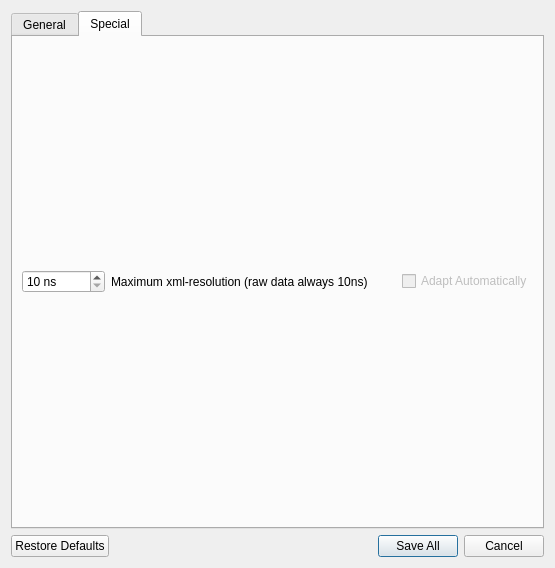
<?xml version="1.0" encoding="UTF-8"?>
<ui version="4.0">
 <class>Dialog_Options</class>
 <widget class="QDialog" name="Dialog_Options">
  <property name="geometry">
   <rect>
    <x>0</x>
    <y>0</y>
    <width>555</width>
    <height>568</height>
   </rect>
  </property>
  <property name="windowTitle">
   <string>TILDA Options</string>
  </property>
  <property name="modal">
   <bool>false</bool>
  </property>
  <layout class="QVBoxLayout" name="verticalLayout">
   <item>
    <widget class="QTabWidget" name="tabWidget">
     <property name="currentIndex">
      <number>1</number>
     </property>
     <widget class="QWidget" name="tab_generalSettings">
      <attribute name="title">
       <string>General</string>
      </attribute>
      <layout class="QVBoxLayout" name="verticalLayout_2">
       <item>
        <widget class="QGroupBox" name="groupBox_preScan">
         <property name="title">
          <string>PRE SCAN</string>
         </property>
         <layout class="QHBoxLayout" name="horizontalLayout_2">
          <item>
           <widget class="QLabel" name="label">
            <property name="toolTip">
             <string>The pre scan timeout is the maximum time for any pre scan measurement. If not all measurements are completed within this time, the measurement is started anyhow.</string>
            </property>
            <property name="text">
             <string>Pre scan timeout:</string>
            </property>
            <property name="scaledContents">
             <bool>false</bool>
            </property>
            <property name="wordWrap">
             <bool>true</bool>
            </property>
           </widget>
          </item>
          <item>
           <widget class="QDoubleSpinBox" name="doubleSpinBox_preScanTimeout">
            <property name="sizePolicy">
             <sizepolicy hsizetype="Fixed" vsizetype="Fixed">
              <horstretch>0</horstretch>
              <verstretch>0</verstretch>
             </sizepolicy>
            </property>
            <property name="toolTip">
             <string>The pre scan timeout is the maximum time for any pre scan measurement. If not all measurements are completed within this time, the measurement is started anyhow.</string>
            </property>
            <property name="suffix">
             <string> s</string>
            </property>
            <property name="decimals">
             <number>1</number>
            </property>
            <property name="minimum">
             <double>0.000000000000000</double>
            </property>
            <property name="maximum">
             <double>1000.000000000000000</double>
            </property>
            <property name="value">
             <double>60.000000000000000</double>
            </property>
           </widget>
          </item>
          <item>
           <spacer name="horizontalSpacer_2">
            <property name="orientation">
             <enum>Qt::Horizontal</enum>
            </property>
            <property name="sizeHint" stdset="0">
             <size>
              <width>40</width>
              <height>20</height>
             </size>
            </property>
           </spacer>
          </item>
         </layout>
        </widget>
       </item>
       <item>
        <widget class="QGroupBox" name="groupBox_Connect">
         <property name="title">
          <string>CONNECT</string>
         </property>
         <layout class="QVBoxLayout" name="verticalLayout_4">
          <item>
           <widget class="QCommandLinkButton" name="link_openFpgaConfig">
            <property name="text">
             <string>...\Driver\DataAcquisitionFpga\fpga_config.xml</string>
            </property>
            <property name="description">
             <string>Open fpga config to change the FPGA configuration for this system</string>
            </property>
           </widget>
          </item>
          <item>
           <widget class="Line" name="line">
            <property name="orientation">
             <enum>Qt::Horizontal</enum>
            </property>
           </widget>
          </item>
          <item>
           <widget class="QCommandLinkButton" name="link_openTritonConfig">
            <property name="text">
             <string>...\Driver\TritonListener\TritonConfig.py</string>
            </property>
            <property name="description">
             <string>Open config file to change the Triton configuration</string>
            </property>
           </widget>
          </item>
          <item>
           <layout class="QHBoxLayout" name="horizontalLayout_3">
            <property name="topMargin">
             <number>0</number>
            </property>
            <item>
             <widget class="QLabel" name="label_3">
              <property name="sizePolicy">
               <sizepolicy hsizetype="Preferred" vsizetype="Preferred">
                <horstretch>0</horstretch>
                <verstretch>0</verstretch>
               </sizepolicy>
              </property>
              <property name="text">
               <string>Triton reading interval:</string>
              </property>
             </widget>
            </item>
            <item>
             <widget class="QSpinBox" name="spinBox_tritonReadInterval">
              <property name="sizePolicy">
               <sizepolicy hsizetype="Fixed" vsizetype="Fixed">
                <horstretch>0</horstretch>
                <verstretch>0</verstretch>
               </sizepolicy>
              </property>
              <property name="suffix">
               <string> ms</string>
              </property>
              <property name="maximum">
               <number>9999</number>
              </property>
              <property name="value">
               <number>100</number>
              </property>
             </widget>
            </item>
            <item>
             <spacer name="horizontalSpacer">
              <property name="orientation">
               <enum>Qt::Horizontal</enum>
              </property>
              <property name="sizeHint" stdset="0">
               <size>
                <width>40</width>
                <height>20</height>
               </size>
              </property>
             </spacer>
            </item>
           </layout>
          </item>
          <item>
           <widget class="QCheckBox" name="checkBox_disableTritonLink">
            <property name="enabled">
             <bool>false</bool>
            </property>
            <property name="text">
             <string>DISABLE all Triton functionality (&quot;local&quot;)</string>
            </property>
           </widget>
          </item>
         </layout>
        </widget>
       </item>
       <item>
        <widget class="QGroupBox" name="groupBox_scanFinished">
         <property name="enabled">
          <bool>true</bool>
         </property>
         <property name="autoFillBackground">
          <bool>false</bool>
         </property>
         <property name="title">
          <string>SCAN FINISHED WINDOW</string>
         </property>
         <property name="flat">
          <bool>false</bool>
         </property>
         <property name="checkable">
          <bool>true</bool>
         </property>
         <layout class="QVBoxLayout" name="verticalLayout_3">
          <item>
           <widget class="QLabel" name="label_scanFinishedWin">
            <property name="text">
             <string>Show the green scan finished window aftger a successfull scan.</string>
            </property>
           </widget>
          </item>
          <item>
           <widget class="QCheckBox" name="checkBox_playSound">
            <property name="text">
             <string>Play random sound after each successful scan</string>
            </property>
           </widget>
          </item>
          <item>
           <widget class="QCommandLinkButton" name="link_openSoundsFolder">
            <property name="text">
             <string>...\Interface\Sounds</string>
            </property>
            <property name="description">
             <string>Go to Folder to add or remove sounds from the random rotation.</string>
            </property>
           </widget>
          </item>
          <item>
           <widget class="QPushButton" name="pushButton_chooseSoundsFolder">
            <property name="text">
             <string>Choose Sounds Folder</string>
            </property>
           </widget>
          </item>
         </layout>
        </widget>
       </item>
       <item>
        <spacer name="verticalSpacer">
         <property name="orientation">
          <enum>Qt::Vertical</enum>
         </property>
         <property name="sizeHint" stdset="0">
          <size>
           <width>20</width>
           <height>40</height>
          </size>
         </property>
        </spacer>
       </item>
      </layout>
     </widget>
     <widget class="QWidget" name="tab_special">
      <attribute name="title">
       <string>Special</string>
      </attribute>
      <layout class="QVBoxLayout" name="verticalLayout_5">
       <item>
        <layout class="QHBoxLayout" name="horizontalLayout">
         <item>
          <widget class="QSpinBox" name="spinBox_xmlResolution">
           <property name="enabled">
            <bool>true</bool>
           </property>
           <property name="sizePolicy">
            <sizepolicy hsizetype="Maximum" vsizetype="Fixed">
             <horstretch>0</horstretch>
             <verstretch>0</verstretch>
            </sizepolicy>
           </property>
           <property name="suffix">
            <string> ns</string>
           </property>
           <property name="prefix">
            <string/>
           </property>
           <property name="minimum">
            <number>10</number>
           </property>
           <property name="maximum">
            <number>100000</number>
           </property>
           <property name="singleStep">
            <number>10</number>
           </property>
          </widget>
         </item>
         <item>
          <widget class="QLabel" name="label_2">
           <property name="enabled">
            <bool>true</bool>
           </property>
           <property name="text">
            <string>Maximum xml-resolution (raw data always 10ns)</string>
           </property>
          </widget>
         </item>
         <item>
          <widget class="QCheckBox" name="checkBox_autoResolution">
           <property name="enabled">
            <bool>false</bool>
           </property>
           <property name="sizePolicy">
            <sizepolicy hsizetype="Maximum" vsizetype="Fixed">
             <horstretch>0</horstretch>
             <verstretch>0</verstretch>
            </sizepolicy>
           </property>
           <property name="toolTip">
            <string>Let TILDA estimate the array size and limit the resolution accordingly to avoid MEMORY erros. </string>
           </property>
           <property name="text">
            <string>Adapt Automatically</string>
           </property>
          </widget>
         </item>
        </layout>
       </item>
      </layout>
     </widget>
    </widget>
   </item>
   <item>
    <widget class="QDialogButtonBox" name="buttonBox_okCancel">
     <property name="orientation">
      <enum>Qt::Horizontal</enum>
     </property>
     <property name="standardButtons">
      <set>QDialogButtonBox::Cancel|QDialogButtonBox::RestoreDefaults|QDialogButtonBox::SaveAll</set>
     </property>
    </widget>
   </item>
  </layout>
 </widget>
 <resources/>
 <connections>
  <connection>
   <sender>buttonBox_okCancel</sender>
   <signal>accepted()</signal>
   <receiver>Dialog_Options</receiver>
   <slot>accept()</slot>
   <hints>
    <hint type="sourcelabel">
     <x>248</x>
     <y>254</y>
    </hint>
    <hint type="destinationlabel">
     <x>157</x>
     <y>274</y>
    </hint>
   </hints>
  </connection>
  <connection>
   <sender>buttonBox_okCancel</sender>
   <signal>rejected()</signal>
   <receiver>Dialog_Options</receiver>
   <slot>reject()</slot>
   <hints>
    <hint type="sourcelabel">
     <x>316</x>
     <y>260</y>
    </hint>
    <hint type="destinationlabel">
     <x>286</x>
     <y>274</y>
    </hint>
   </hints>
  </connection>
 </connections>
</ui>
